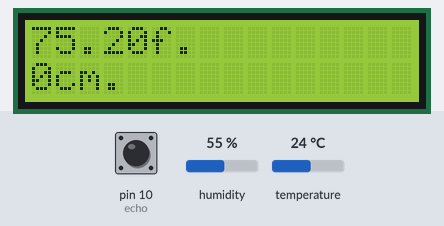
A sketch run on a simulated Arduino Uno, built with avr-gcc and run on an emulated ATmega328P. Shown: 16×2 character LCD. Inputs (shaded band) come from the test bench; at power-on: temperature 24 °C, pin 10 (echo) LOW, humidity 55 %.

Above: at 1.2 s.
1.3 s: temperature set to 12 °C
At 4.6 s:
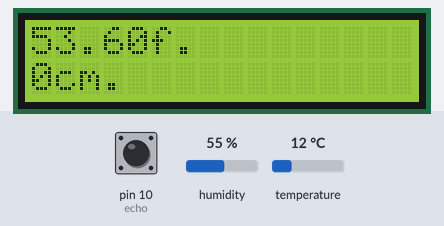
5.4 s: temperature set to 19 °C
At 7.1 s:
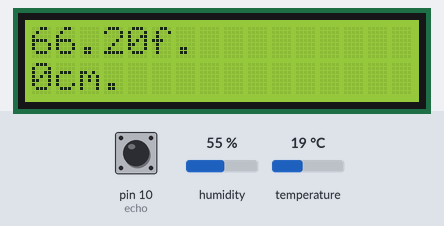
8.2 s: temperature set to 28 °C
At 10.8 s:
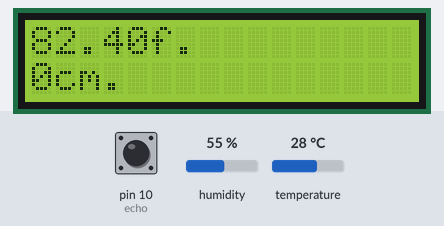
11.1 s: pin 10 (echo) pulsed HIGH 5 times (0.12 s each, 0.3 s apart)
At 14.4 s:
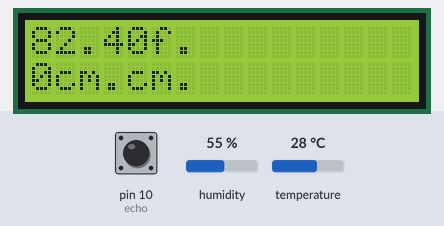
Timing chart, 0 to 15.9 s (numbered marks = the images above; inputs shaded):
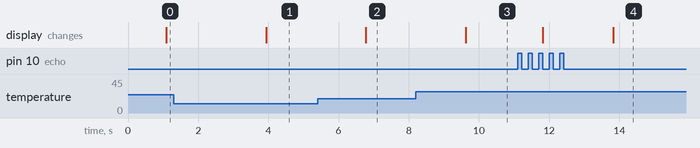

The sketch:

PT_6_7_SENSOR_DE_TEMPERATURA.ino
```cpp
//codigo sensor temperatura y sensor movimiento sini pantalla lcd
/*
#include <DHT.h>
DHT dht(9, DHT11);

#define echo 10
#define trig 11


void setup() {
  Serial.begin (9600);       // inicializa el puerto seria a 9600 baudios
  dht.begin();
  pinMode(echo, INPUT);     // define el pin 2 como entrada (echo)
  pinMode(trig, OUTPUT);    // define el pin 3 como salida  (triger)
}

void loop() {
  float TempC = dht.readTemperature();
  float TempF = dht.readTemperature(true);

  Serial.println("Temp:" + String(TempC, 1)+"C");

  // genera el pulso de triger por 10ms

  int duracion, distancia;

  digitalWrite(trig, LOW);

  delay(2);

  digitalWrite(trig, HIGH);

  delay(5);

  digitalWrite(trig, LOW);

   duracion = pulseIn(echo, HIGH);

  distancia = (duracion/2)/29;

  Serial.print(distancia);
  Serial.println("cm");


  delay(400);


}

*/

#include <DHT.h>
DHT dht(9, DHT11);

#define echo 10
#define trig 11

#include <LiquidCrystal.h> // import libreria

LiquidCrystal lcd(7, 6, 5, 4, 3 ,2); // pines RS, E, D4, D5, D6 ,D7 de modulo


void setup() {
  lcd.begin(16,2); //inicializa a display de  16 columnas y 2 lineas
  Serial.begin (9600);       // inicializa el puerto seria a 9600 baudios
  dht.begin();
  pinMode(echo, INPUT);     // define el pin 2 como entrada (echo)
  pinMode(trig, OUTPUT);    // define el pin 3 como salida  (triger)
}

void loop() {
  float TempC = dht.readTemperature();
  float TempF = dht.readTemperature(true);

  // genera el pulso de triger por 10ms

  int duracion, distancia;

  digitalWrite(trig, LOW);

  delay(2);

  digitalWrite(trig, HIGH);

  delay(5);

  digitalWrite(trig, LOW);

   duracion = pulseIn(echo, HIGH);

  distancia = (duracion/2)/29;


  lcd.setCursor(0,0); // ubica cursor en columna 0 , linea 0
  lcd.print(TempF); // escribe el texto en pantalla
  lcd.print("f."); // escribe el texto en pantalla
  lcd.setCursor(0,1); //ubica el cursor en comuna 0 , linea 1
  lcd.print(distancia); // escribe el valor en segundos devuelto por funciones
  lcd.print("cm."); // imprime a continuacion segundos

  delay(400);
}
```

Measured:
- after the input at 1.3 s, the display: changes after 2.6 s (image 1)
- after the input at 5.4 s, the display: changes after 1.4 s (image 2)
- after the input at 8.2 s, the display: changes after 1.4 s (image 3)
- after the input at 11.1 s, the display: first changes after 0.72 s (image 4 shows a later state)
